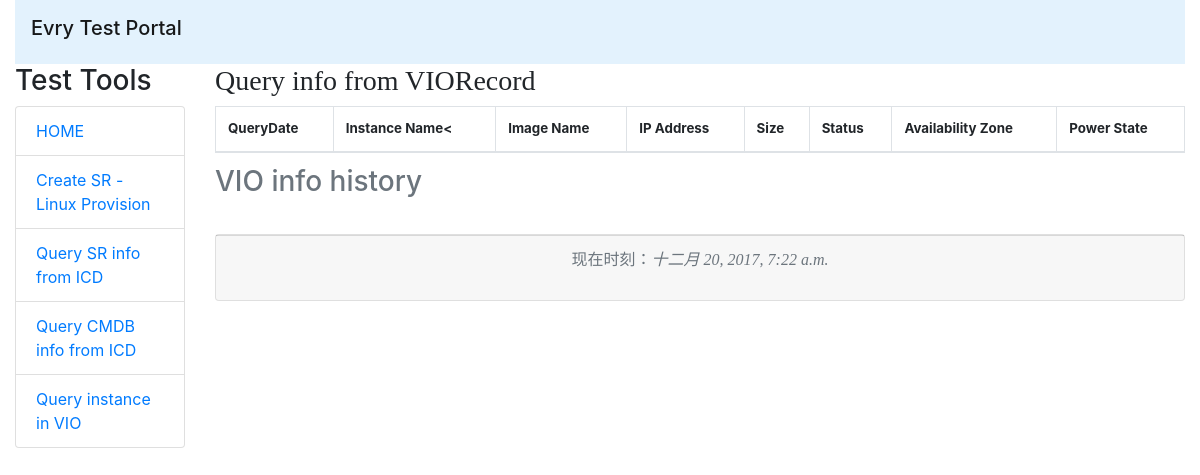
The app's page /evrytestportal/icdhistory/VIORecord/, older data.
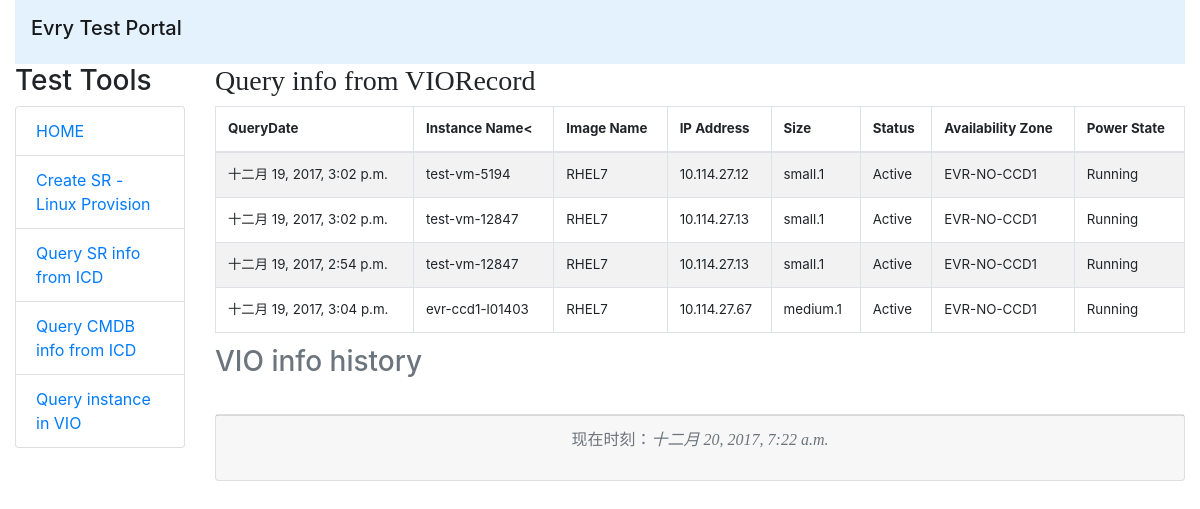
The same page, newer data.
### evrytesttools/models.py (models this page shows, shortened)
class VIORecord(models.Model):
    date = models.DateTimeField(auto_now=True, auto_created=True)
    instancename = models.CharField(max_length=100)
    imagename = models.CharField(max_length=100)
    ip = models.CharField(max_length=100)
    size = models.CharField(max_length=100)
    status = models.CharField(max_length=100)
    availabilityzone = models.CharField(max_length=100)
    powerstate = models.CharField(max_length=100)
    objects = VIORecordsManager()
    class Meta:
        ordering = ('-instancename', '-date')

### evrytesttools/views.py (the view)
# urls.py: path('icdhistory/<str:table>/',views.icd_history),
def icd_history(request, table):
    template = get_template('icd_history.html')
    now = datetime.now()
    if table == 'QuerySRRecord':
        queryset = models.QuerySRRecord.objects.all()
    elif table == 'QueryCMDBRecord':
        queryset = models.QueryCMDBRecord.objects.all()
    elif table == 'SRCreateServerLinuxRecord':
        queryset = models.SRCreateServerLinuxRecord.objects.all()
    elif table == 'VIORecord':
        queryset = models.VIORecord.objects.all()
    elif table == 'LinuxInfoRecord':
        queryset = models.LinuxInfoRecord.objects.all()
    html = template.render(locals())
    return HttpResponse(html)

### templates/icd_history.html (shortened to what this page needs)
{% extends 'base.html' %}
{% load markdown_deux_tags %}
{% block headmessage %}
    <h3 style="font-family: 'Arial Black'">Query info from {{ table }}</h3>
{% endblock %}
{% block content %}
    {% if table == 'VIORecord' %}
    <table class="table table-bordered table-striped table-condensed" style="font-size: 10pt">
        <caption><h3>VIO info history</h3></caption>
        <thead>
        <tr>
            <th>QueryDate</th>
            <th>Instance Name<</th>
            <th>Image Name</th>
            <th>IP Address</th>
            <th>Size</th>
            <th>Status</th>
            <th>Availability Zone</th>
            <th>Power State</th>
        </tr>
        </thead>
        <tbody>
        {% for instanceinfo in queryset %}
            <tr>
                <td>{{ instanceinfo.date }}</td>
                <td>{{ instanceinfo.instancename }}</td>
                <td>{{ instanceinfo.imagename }}</td>
                <td>{{ instanceinfo.ip }}</td>
                <td>{{ instanceinfo.size }}</td>
                <td>{{ instanceinfo.status }}</td>
                <td>{{ instanceinfo.availabilityzone }}</td>
                <td>{{ instanceinfo.powerstate }}</td>
        {% endfor %}
        </tbody>
    </table>
    {% endif %}
{% endblock %}

Row changes from the older to the newer data that the page shows:
added VIORecord: date "十二月 19, 2017, 3:02 p.m.", instancename "test-vm-5194", imagename "RHEL7", ip "10.114.27.12", size "small.1", status "Active", availabilityzone "EVR-NO-CCD1", powerstate "Running"
added VIORecord: date "十二月 19, 2017, 3:02 p.m.", instancename "test-vm-12847", imagename "RHEL7", ip "10.114.27.13", size "small.1", status "Active", availabilityzone "EVR-NO-CCD1", powerstate "Running"
added VIORecord: date "十二月 19, 2017, 2:54 p.m.", instancename "test-vm-12847", imagename "RHEL7", ip "10.114.27.13", size "small.1", status "Active", availabilityzone "EVR-NO-CCD1", powerstate "Running"
added VIORecord: date "十二月 19, 2017, 3:04 p.m.", instancename "evr-ccd1-l01403", imagename "RHEL7", ip "10.114.27.67", size "medium.1", status "Active", availabilityzone "EVR-NO-CCD1", powerstate "Running"
